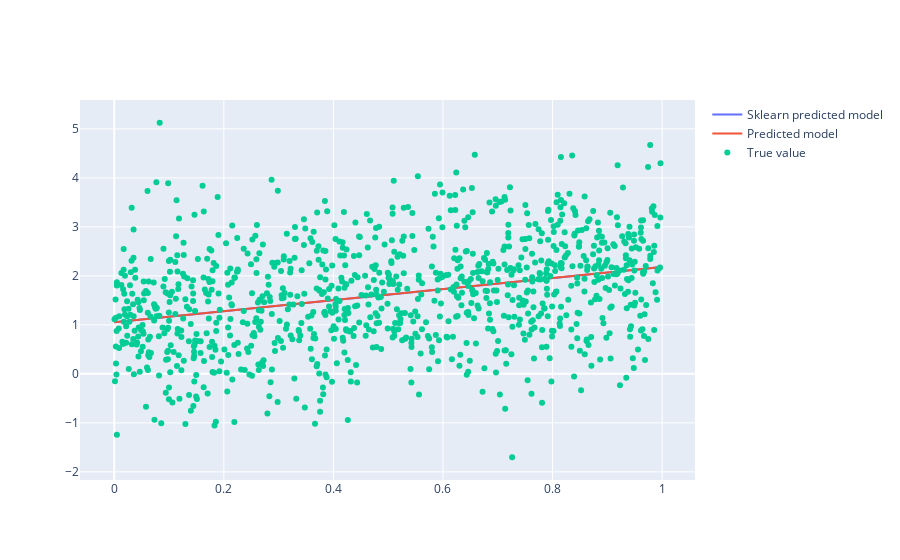

Notebook cell for this chart:
### Code cell
fig = go.Figure()
fig.add_trace(go.Scatter(x=lin_space.reshape(lin_space.shape[0]), y=sk_model.predict(lin_space), mode="lines", name="Sklearn predicted model"))
fig.add_trace(go.Scatter(x=lin_space.reshape(lin_space.shape[0]), y=calc_pred(w_pred, b_pred, lin_space), mode="lines", name="Predicted model"))
fig.add_trace(go.Scatter(x=x.reshape(x.shape[0]), y=y, mode="markers", name="True value"))
fig.show()
